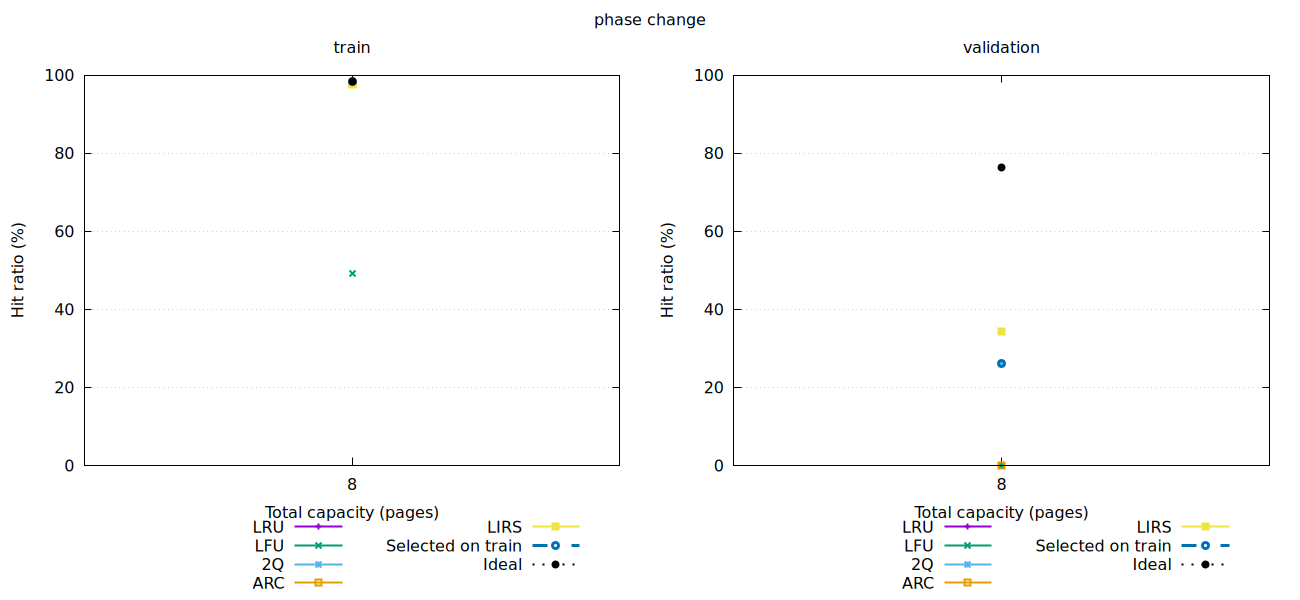

Write the gnuplot code that produced this figure.
set terminal svg size 1300,600 dynamic
set output 'plots/phase_change.svg'
set encoding utf8
set grid ytics
set yrange [0:100]
set xlabel 'Total capacity (pages)'
set ylabel 'Hit ratio (%)'
set xtics ("8" 8)
set xrange [7:9]
set key outside bottom center horizontal maxrows 3
set multiplot layout 1,2 title 'phase change'
set title 'train'
plot for [col=2:6] 'plot_data/phase_change_train.tsv' using 1:col with linespoints lw 2 title columnhead(col), 'plot_data/phase_change_train.tsv' using 1:7 with linespoints lw 3 dt 2 title 'Selected on train', 'plot_data/phase_change_train.tsv' using 1:8 with linespoints lw 2 dt 3 lc rgb 'black' title 'Ideal'
set title 'validation'
plot for [col=2:6] 'plot_data/phase_change_validation.tsv' using 1:col with linespoints lw 2 title columnhead(col), 'plot_data/phase_change_validation.tsv' using 1:7 with linespoints lw 3 dt 2 title 'Selected on train', 'plot_data/phase_change_validation.tsv' using 1:8 with linespoints lw 2 dt 3 lc rgb 'black' title 'Ideal'
unset multiplot
unset output
set terminal pngcairo size 1300,600
set output 'plots/phase_change.png'
set encoding utf8
set grid ytics
set yrange [0:100]
set xlabel 'Total capacity (pages)'
set ylabel 'Hit ratio (%)'
set xtics ("8" 8)
set xrange [7:9]
set key outside bottom center horizontal maxrows 3
set multiplot layout 1,2 title 'phase change'
set title 'train'
plot for [col=2:6] 'plot_data/phase_change_train.tsv' using 1:col with linespoints lw 2 title columnhead(col), 'plot_data/phase_change_train.tsv' using 1:7 with linespoints lw 3 dt 2 title 'Selected on train', 'plot_data/phase_change_train.tsv' using 1:8 with linespoints lw 2 dt 3 lc rgb 'black' title 'Ideal'
set title 'validation'
plot for [col=2:6] 'plot_data/phase_change_validation.tsv' using 1:col with linespoints lw 2 title columnhead(col), 'plot_data/phase_change_validation.tsv' using 1:7 with linespoints lw 3 dt 2 title 'Selected on train', 'plot_data/phase_change_validation.tsv' using 1:8 with linespoints lw 2 dt 3 lc rgb 'black' title 'Ideal'
unset multiplot
unset output
